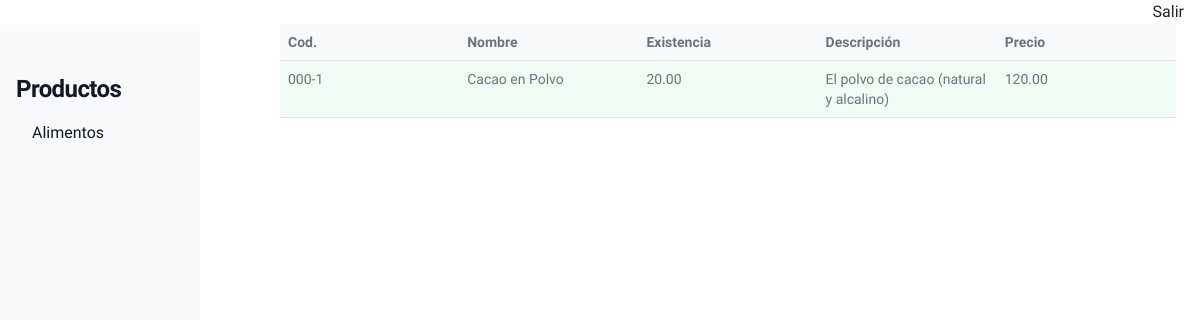
The app's page /shop/ with its own data.
### shop/models.py (models this page shows, shortened)
class Category(models.Model):
    name = models.CharField(max_length=200)
    slug = models.SlugField(max_length=200,
                            unique=True)
    class Meta:
        ordering = ['name']
        indexes = [
            models.Index(fields=['name']),
        ]
        verbose_name = 'category'
        verbose_name_plural = 'categories'
    def get_absolute_url(self):
        return reverse('shop:product_list_by_category',
                       args=[self.slug])

class Product(models.Model):
    category = models.ForeignKey(Category,
                                 related_name='products',
                                 on_delete=models.CASCADE)
    name = models.CharField(max_length=200)
    slug = models.SlugField(max_length=200)
    image = models.ImageField(upload_to='products/%Y/%m/%d',
                              blank=True)
    description = models.TextField(blank=True)
    detalle = models.TextField(blank=True)
    price = models.DecimalField(max_digits=10,
                                decimal_places=2)
    cant = models.DecimalField(max_digits=10,
                                decimal_places=2)
    available = models.BooleanField(default=True)
    created = models.DateTimeField(auto_now_add=True)
    updated = models.DateTimeField(auto_now=True)
    class Meta:
        ordering = ['name']
        indexes = [
            models.Index(fields=['id', 'slug']),
            models.Index(fields=['name']),
            models.Index(fields=['-created']),
        ]
    def get_absolute_url(self):
        return reverse('shop:product_detail',
                       args=[self.id, self.slug])

### shop/views.py (the view)
# urls.py: path('', views.product_list, name='product_list'),
def product_list(request, category_slug=None):
    category = None
    categories = Category.objects.all()
    products = Product.objects.filter(available=True)
    if category_slug:
        category = get_object_or_404(Category, slug=category_slug)
        products = products.filter(category=category)
    return render(request,
                  'shop/product/list.html',
                  {'category': category,
                   'categories': categories,
                   'products': products})

### shop/templates/shop/product/list.html (shortened to what this page needs)
{% extends "base.html" %}
{% load static %}
{% block content %}
<div class="container">
    <div class="fixed-top text-end">
     <span class="mx-3 text-end ">
        <a href="{% url "account:index" %}" class="no-underline">Salir</a>
    </span>
</div>
  <div style=" width:220px; padding:25px 20px 0 0;" id="default-sidebar" class="fixed top-0 left-0 z-40 w-64 h-screen transition-transform -translate-x-full sm:translate-x-0 " aria-label="Sidebar">
  <div class="h-full px-3  pb-5 overflow-y-auto bg-gray-50 dark:bg-gray-800">
    <h3  class="mt-5 text-2xl font-bold tracking-tight text-gray-900">Productos</h3>
    <ul class="space-y-2 font-medium" >
      <div class="p-2 relative overflow-x-auto">
      {% for c in categories %}
        <li {% if category.slug == c.slug %}  class="bg-green-50 rounded-lg"{% endif %}>
          <a  href="{{ c.get_absolute_url }}" class="flex items-center p-2 text-gray-900 rounded-lg dark:text-white hover:bg-gray-100 dark:hover:bg-gray-700 group no-underline">{{ c.name }}</a>
        </li>
      {% endfor %}
      </ul>
      </div>
  </div>
  </div>
<div class="p-4 sm:ml-64">
<table class="table items-center justify-center md:table-fixed sm:table-fixed text-sm text-left rtl:text-right text-gray-500 dark:text-gray-400  ">
  <tr class="bg-gray-50">
    <th>Cod.</th>
    <th>Nombre</th>
    <th>Existencia</th>
    <th>Descripci&oacute;n</th>
    <th>Precio</th>
  </tr>
    {% for product in products %}
{% if product.category %}
  <tr class="odd:bg-white even:bg-green-50">
    <td ><span class="text-blue">000</span>-<span class="text-red">{{product.id}}</span></td>
    <td>  <a href="{{ product.get_absolute_url }}" class="no-underline">{{ product.name }}</a></td>
    <td>{{ product.cant }}</td>
    <td>{{ product.description }}</td>
    <td>{{ product.price }}</td>
    {% endif %}
  </tr>
    {% endfor %}
     </table>
</div>
{% endblock %}

### records on screen
Category: name "Alimentos"
Product: id "1", name "Cacao en Polvo", cant "20.00", description "El polvo de cacao (natural y alcalino)", price "120.00"
